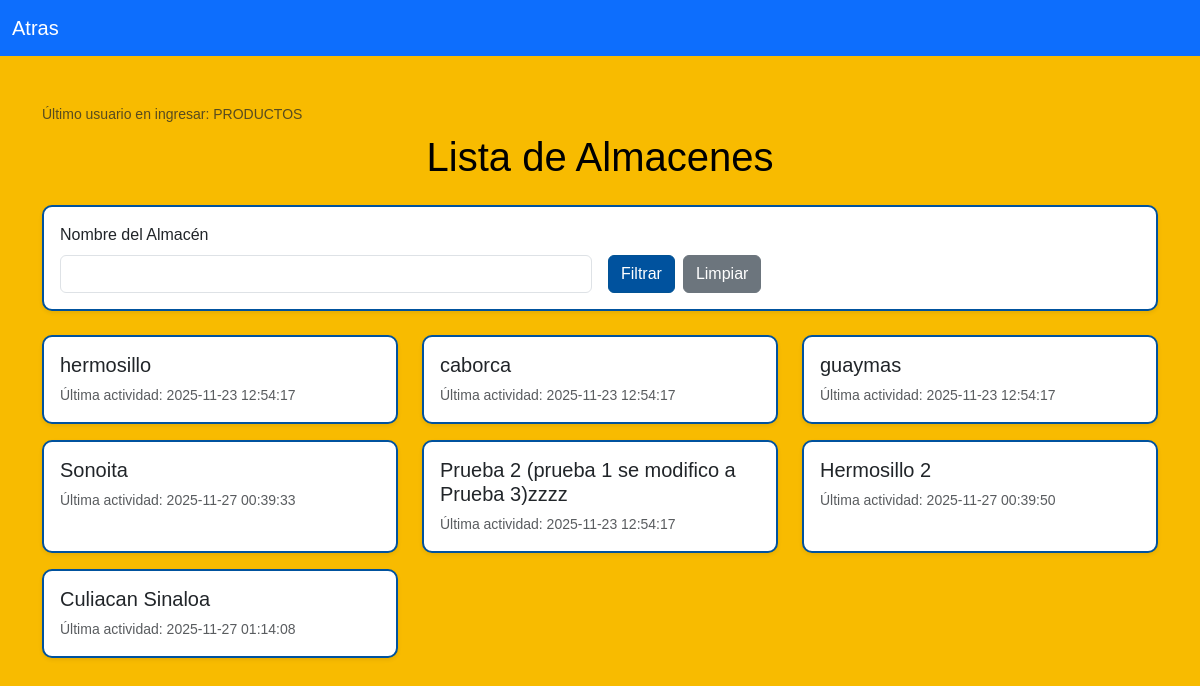
The page /almacenes on the database as committed earlier.
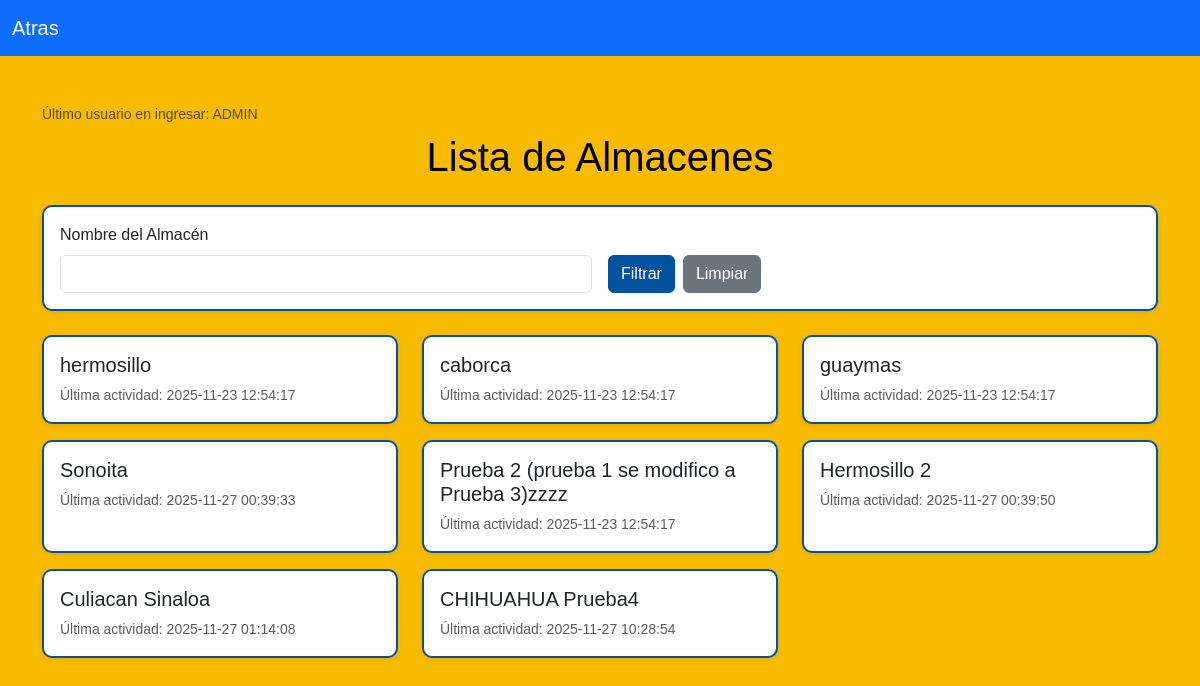
The same page on the database as committed later.
### tables this page shows
CREATE TABLE usuarios (
        id INTEGER PRIMARY KEY AUTOINCREMENT,
        usuario TEXT NOT NULL,
        pass TEXT NOT NULL,
        cargo TEXT NOT NULL
    , fecha_hora_ultimo_inicio TEXT);

CREATE TABLE almacenes (
    id INTEGER PRIMARY KEY,
    nombre TEXT NOT NULL
, ultimo_usuario TEXT, ultima_modificacion TEXT, fecha_hora_creacion TEXT);

### login.py (the view)
@app.route('/almacenes')
def vista_almacenes():
    mensaje = ""
    filtro_nombre = request.args.get('nombre', '').strip()
    try:
        conexion = sqlite3.connect('ConexionBD/InventarioBD_2.db')
        cursor = conexion.cursor()
        consulta = "SELECT * FROM almacenes WHERE 1=1"
        parametros = []
        if filtro_nombre:
            consulta += " AND nombre LIKE ?"
            parametros.append(f"%{filtro_nombre}%")
        cursor.execute(consulta, parametros)
        almacenes = cursor.fetchall()
        try:
            cursor.execute(
                "SELECT usuario FROM usuarios ORDER BY fecha_hora_ultimo_inicio DESC LIMIT 1")
            resultado_usuario = cursor.fetchone()
            if resultado_usuario:
                ultimo_usuario = resultado_usuario[0]
            else:
                ultimo_usuario = ""
        except sqlite3.Error:
            ultimo_usuario = ""
        ultima_modificacion = ""
        conexion.close()
        mensaje = "Conexión a la BD - Almacenes exitosa"
    except sqlite3.Error as e:
        almacenes = []
        ultimo_usuario = ""
        ultima_modificacion = ""
        mensaje = f"Error al conectar a la BD - Almacenes: {e}"
    return render_template('almacenes.html',
                           almacenes=almacenes,
                           mensaje=mensaje,
                           ultimo_usuario=ultimo_usuario,
                           ultima_modificacion=ultima_modificacion,
                           cargo=session.get('cargo'))

### templates/almacenes.html (shortened to what this page needs)
<!DOCTYPE html>
<html lang="es">
<head>
    <link href="https://cdn.jsdelivr.net/npm/bootstrap@5.3.3/dist/css/bootstrap.min.css" rel="stylesheet">
    <link rel="stylesheet" href="{{ url_for('static', filename='css/invmx.css') }}">
</head>
<body>
    <nav class="navbar navbar-expand-lg navbar-dark bg-primary">
        <div class="container-fluid">
            <a class="navbar-brand" href="{{ url_for('home') }}">Atras</a>
        </div>
    </nav>
    <div class="container py-5">
        <div class="mb-2 text-start text-muted small">
            Último usuario en ingresar: {{ ultimo_usuario }} <br>
        </div>
        <h1 class="mb-4 text-center">Lista de Almacenes</h1>
        <form method="GET" action="{{ url_for('vista_almacenes') }}" class="mb-4 card p-3 shadow-sm">
            <div class="row g-3 align-items-end">
                <div class="col-md-6">
                    <label for="filtro_nombre" class="form-label">Nombre del Almacén</label>
                    <input type="text" id="filtro_nombre" name="nombre" class="form-control"
                        value="{{ request.args.get('nombre', '') }}">
                </div>
                <div class="col-md-6 d-flex gap-2 mt-4">
                    <button type="submit" class="btn btn-primary">Filtrar</button>
                    <a href="{{ url_for('vista_almacenes') }}" class="btn btn-secondary">Limpiar</a>
                </div>
            </div>
        </form>
        <div class="row">
            {% for almacen in almacenes %}
            <div class="col-md-4 mb-3">
                <div class="card h-100 shadow-sm">
                    <div class="card-body">
                        <h5 class="card-title">{{ almacen[1] }}</h5>
                        <p class="card-text text-muted small">
                            Última actividad: {{ almacen[3] if almacen[3] else 'Sin actividad' }}
                        </p>
                    </div>
                </div>
            </div>
            {% endfor %}
        </div>
    </div>
</body>
</html>

Rows that differ between the two databases and show on the page:
no longer on this page (row edited): usuarios: usuario "PRODUCTOS"
now on this page (row edited): usuarios: usuario "ADMIN"
added almacenes: nombre "CHIHUAHUA Prueba4", ultima_modificacion "2025-11-27 10:28:54"
